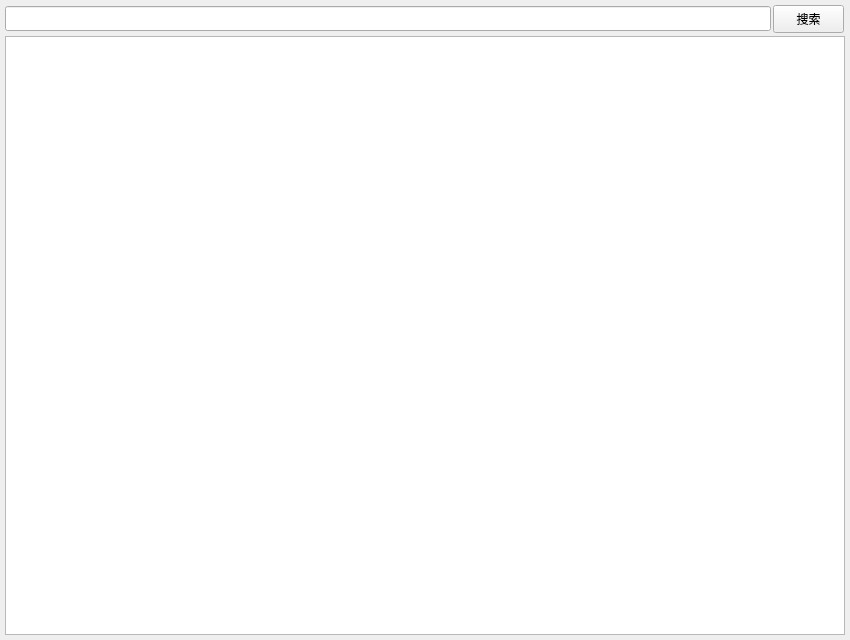
<?xml version="1.0" encoding="UTF-8"?>
<ui version="4.0">
 <class>DialogShowTableRow</class>
 <widget class="QDialog" name="DialogShowTableRow">
  <property name="windowModality">
   <enum>Qt::NonModal</enum>
  </property>
  <property name="geometry">
   <rect>
    <x>0</x>
    <y>0</y>
    <width>850</width>
    <height>640</height>
   </rect>
  </property>
  <property name="minimumSize">
   <size>
    <width>400</width>
    <height>640</height>
   </size>
  </property>
  <property name="font">
   <font>
    <family>Microsoft YaHei</family>
   </font>
  </property>
  <property name="windowTitle">
   <string>查看表格行记录</string>
  </property>
  <property name="windowIcon">
   <iconset resource="../res.qrc">
    <normaloff>:/res/icon.ico</normaloff>:/res/icon.ico</iconset>
  </property>
  <layout class="QGridLayout" name="gridLayout_2">
   <property name="leftMargin">
    <number>5</number>
   </property>
   <property name="topMargin">
    <number>5</number>
   </property>
   <property name="rightMargin">
    <number>5</number>
   </property>
   <property name="bottomMargin">
    <number>5</number>
   </property>
   <property name="spacing">
    <number>3</number>
   </property>
   <item row="1" column="0">
    <widget class="QTableWidget" name="tableWidget"/>
   </item>
   <item row="0" column="0">
    <widget class="QWidget" name="gridWidget" native="true">
     <layout class="QGridLayout" name="gridLayout_3">
      <property name="leftMargin">
       <number>0</number>
      </property>
      <property name="topMargin">
       <number>0</number>
      </property>
      <property name="rightMargin">
       <number>0</number>
      </property>
      <property name="bottomMargin">
       <number>0</number>
      </property>
      <property name="horizontalSpacing">
       <number>2</number>
      </property>
      <property name="verticalSpacing">
       <number>0</number>
      </property>
      <item row="0" column="1">
       <widget class="QFrame" name="frame">
        <property name="sizePolicy">
         <sizepolicy hsizetype="Fixed" vsizetype="Fixed">
          <horstretch>0</horstretch>
          <verstretch>0</verstretch>
         </sizepolicy>
        </property>
        <property name="minimumSize">
         <size>
          <width>72</width>
          <height>28</height>
         </size>
        </property>
        <property name="maximumSize">
         <size>
          <width>72</width>
          <height>28</height>
         </size>
        </property>
        <property name="frameShape">
         <enum>QFrame::NoFrame</enum>
        </property>
        <property name="frameShadow">
         <enum>QFrame::Raised</enum>
        </property>
        <widget class="QPushButton" name="pushButton">
         <property name="geometry">
          <rect>
           <x>0</x>
           <y>0</y>
           <width>71</width>
           <height>28</height>
          </rect>
         </property>
         <property name="focusPolicy">
          <enum>Qt::NoFocus</enum>
         </property>
         <property name="text">
          <string>搜索</string>
         </property>
        </widget>
       </widget>
      </item>
      <item row="0" column="0">
       <widget class="QLineEdit" name="lineEdit"/>
      </item>
     </layout>
    </widget>
   </item>
  </layout>
 </widget>
 <resources>
  <include location="../res.qrc"/>
 </resources>
 <connections/>
</ui>
